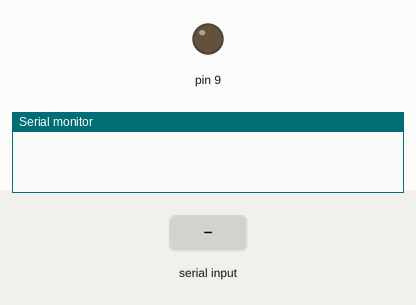
The sketch below on a simulated Arduino Uno, built with avr-gcc and run on an emulated ATmega328P. On the bench: output pins drawn as LEDs (lit = HIGH), the last lines printed to the serial monitor. The inputs (shaded band) are chosen by the test bench.

Above: at 1.2 s.
1.3 s: "90,45\n" received over Serial
At 2.5 s:
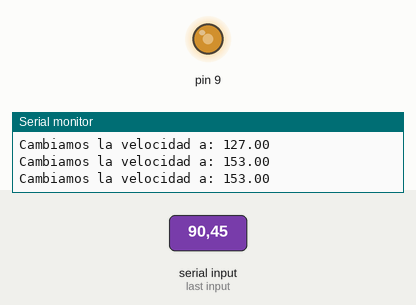
2.9 s: "30,150\n" received over Serial
At 3.4 s:
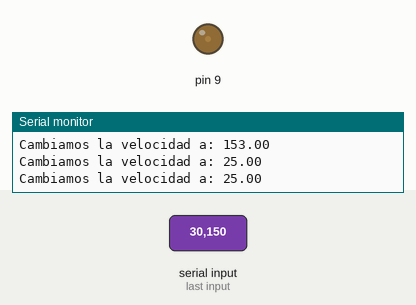
4.4 s: "90\n" received over Serial
5.9 s: "3\n" received over Serial
At 6.8 s:
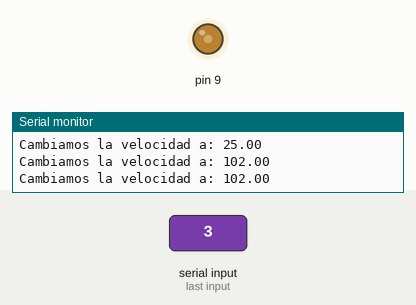
7.4 s: "0\n" received over Serial
At 8.0 s:
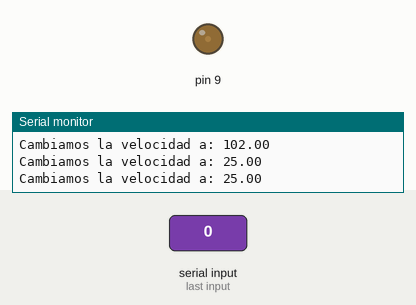
Timing chart, 0 to 9.9 s (numbered marks = the images above; inputs shaded):
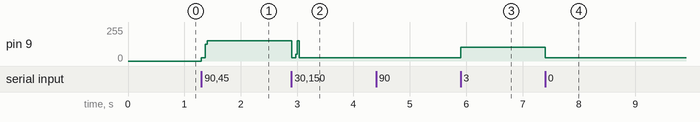

The sketch:

Regulador_Motor.ino
```cpp
float velocidad = 0;

void setup(){
  pinMode(9, OUTPUT);
  Serial.begin(9600);
}
void cambiarVelocidad(int entrada){
  switch(entrada){
    case 0:{
      velocidad = 102/4;
    }break;
    case 1:{
      velocidad = 204/4;
    }break;
    case 2:{
      velocidad = 306/4;
    }break;
    case 3:{
      velocidad = 408/4;
    }
    break;
    case 4:{
      velocidad =  510/4;
    }break;
    case 5: {
      velocidad = 612/4;
    }
    break;
    case 6: {
      velocidad = 714/4;
    }
    break;
    case 7: {
      velocidad = 816/4;
    }
    break;
    case 8: {
      velocidad = 918/4;
    }
    break;
    case 9: {
      velocidad = 1020/4;
    }
    break;
  }

}
void loop() {
    // put your main code here, to run repeatedly:
  if(Serial.available()>0){
    char a = Serial.read();
    if(a != 's'){
    int entrada = (int)a - 48;
    entrada = entrada % 10;
    cambiarVelocidad(entrada);
    Serial.print("Cambiamos la velocidad a: ");
    Serial.println(velocidad);
    }else{
      Serial.println("Detuvimos el motor");
      velocidad=0;
    }

    analogWrite(9, velocidad);
  }
}
```

Measured:
- after the input at 1.3 s, pin 9: 0/255 → 25/255 at once, → 153/255 0.07 s later
- after the input at 2.9 s, pin 9: 153/255 → 25/255 at once
- after the input at 5.9 s, pin 9: 25/255 → 102/255 at once
- after the input at 7.4 s, pin 9: 102/255 → 25/255 at once
